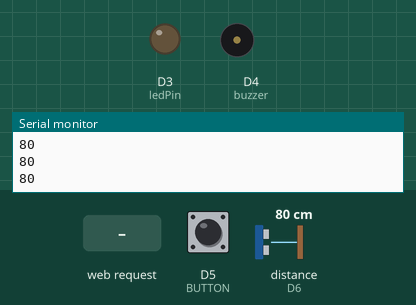
Simulated run of this sketch. Board: ESP8266 (Wemos D1 mini). On the bench: output pins drawn as LEDs (lit = HIGH), buzzer (waves = sounding, pin HIGH), the last lines printed to the serial monitor. Wiring (inferred from the names in the program): ultrasonic range finder: trigger D7; echo D6. The test bench sets the inputs (shaded band); at power-on: D5 (BUTTON) LOW, distance to the obstacle (sensor on D6) 80 cm. The echo pulse lasts 58.3 µs per cm; WiFi joins after 1.5 s; servers stay silent unless stated; pins used as bus, display or sensor lines are not drawn.

Above: at 3.0 s.
3.1 s: HTTP request GET /LED=ON received
At 4.5 s:
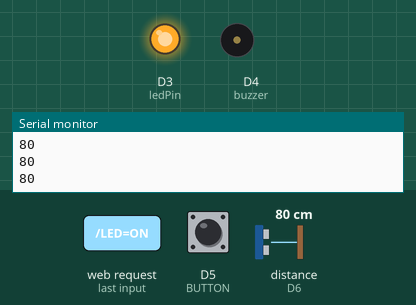
4.8 s: D5 (BUTTON) pulled HIGH for 0.6 s
At 5.4 s:
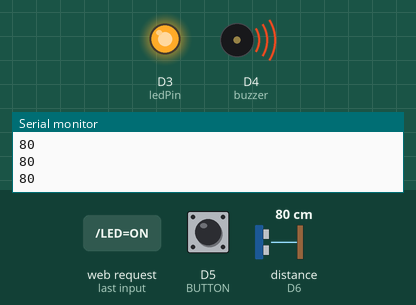
6.9 s: HTTP request GET /LED=OFF received
At 7.8 s:
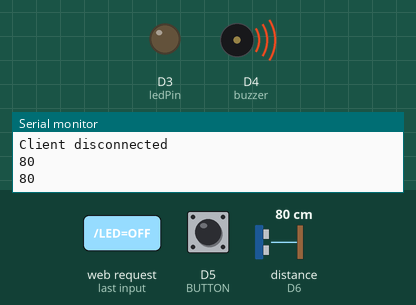
8.4 s: D5 (BUTTON) pulled HIGH for 1 s
At 9.6 s:
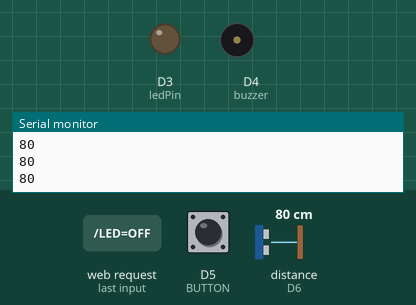
10.9 s: D5 (BUTTON) pulled HIGH for 3.2 s
At 11.4 s:
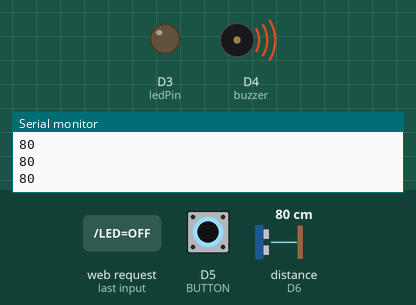
Timing chart, 0 to 13.9 s (numbered marks = the images above; inputs shaded):
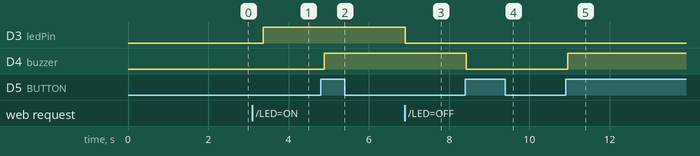

The sketch:

PE1.ino
```cpp
#define echoPin D6 // Echo Pin
#define trigPin D7 // Trigger Pin
#define BUTTON D5 //pushbutton
#define buzzer D4 // buzzer
#define ledPin  D3 // led manually controlled by webserver
unsigned char reading, state = LOW, previous = LOW;// added these characters to make 2 states of pushbutton
#define BLYNK_PRINT Serial
#include <ESP8266WiFi.h>//library for our external app and esp8266 board wemos d1
#include <BlynkSimpleEsp8266.h>


long duration, distance; // Duration used to calculate distance
char auth[] = "QZhxCTcPg4DOvS0HKLpFp_yJU34LWdkT";
char ssid[] = "Pixel_2867";
char pass[] = "12345678"; //using personal hotspot for the project to stay on the same LAN.

BlynkTimer timer;
WiFiServer server(80);


// This function  is used to trigger the sensor
void Ultrasonic(){
  digitalWrite(trigPin, LOW);
delayMicroseconds(2);
digitalWrite(trigPin, HIGH);
delayMicroseconds(10);
digitalWrite(trigPin, LOW);
duration = pulseIn(echoPin, HIGH);
distance = duration/58.2;// We calculated the distance based on the speed of sound and since it was total distance of signal going and coming back, we divided it by 2.
Serial.println(distance);
delay(500);// placing a delay before the next reading.
}

void Practice(){

  if(distance>15){
        Blynk.email("ishaanpuniya@gmail.com", "DOOR UPDATE", "The door just opened");
       Blynk.notify("The Door has been opened");   //Notify used in case you missed the mail

  }
  }
  void Bell(){

     reading = digitalRead(BUTTON);
  if (reading == HIGH && previous == LOW)
  {
    if (state == HIGH){
      state = LOW;
      Blynk.notify("Somebody is at your door"); }  //using notification as a doorbell
    else{
    state = HIGH;}

  }
  digitalWrite(buzzer, state); // buzzer is also used on second bell press in case you missed the notification
  previous = reading;


    }


void setup()
{
Serial.begin (9600);
pinMode(trigPin, OUTPUT);
pinMode(echoPin, INPUT);
Blynk.begin(auth, ssid, pass);
timer.setInterval(1000L, Practice);
pinMode(BUTTON, INPUT);
pinMode(buzzer,OUTPUT);
pinMode(ledPin, OUTPUT);
delay(10);

 //  SETTING UP INTERNET IN WIFI MODULE
  Serial.println();
  Serial.println();
  Serial.print("Connecting to ");
  Serial.println(ssid);
  WiFi.begin(ssid, pass);

  while (WiFi.status() != WL_CONNECTED) {
    delay(500);
    Serial.print(".");
  }
  Serial.println("");
  Serial.println("WiFi connected");

  // Starting the server
  server.begin();
  Serial.println("Server started");

  //  Collecting the IP address from here in order to access our Webserver to control the LED.
  Serial.print("Use this URL : ");
  Serial.print("http://");
  Serial.print(WiFi.localIP());
  Serial.println("/");

}


void loop()
{
Ultrasonic();
Blynk.run();
timer.run();
Practice();
Bell();  // calling all our functions we made earlier in the loop


 WiFiClient client = server.available();
  if (!client) {
    return;
  }

  // Waiting for data by the client
  Serial.println("new client");
  while(!client.available()){
    delay(1);
  }

  // This will read the request sent by us through Webserver
  String request = client.readStringUntil('\r');
  Serial.println(request);
  client.flush();

  // Then we made the code to match the request in order to react to turn the LED on or off.

  int value = LOW;
  if (request.indexOf("/LED=ON") != -1) {
    digitalWrite(ledPin, HIGH);
    value = HIGH;
  }
  if (request.indexOf("/LED=OFF") != -1){
    digitalWrite(ledPin, LOW);
    value = LOW;
  }


  // Then we get a reply back from the server
  client.println("HTTP/1.1 200 OK");
  client.println("Content-Type: text/html");
  client.println(""); //  do not forget this one
  client.println("<!DOCTYPE HTML>");
  client.println("<html>");

  client.print("STATE OF LED PIN: ");

  if(value == HIGH) {
    client.print("On");  // used to detect whether the Light is on or off.
  } else {
    client.print("Off");
  }
  client.println("<br><br>");
  client.println("<br><br>");
  client.println("<b>Click <button><a href=\"/LED=ON\">here</a></button> turn the Lights on  </b><br>");
  client.println("<b>Click <button><a href=\"/LED=OFF\">here</a> </button>turn the Lights off</b><br>");
  client.println("</html>");

  delay(1);
  Serial.println("Client disconnected"); // Disconnecting after turning the Lights on or off
  Serial.println("");


}
```

Measured:
- after the input at 3.1 s, D3 (ledPin): LOW → HIGH after 0.27 s
- after the input at 4.8 s, D4 (buzzer): LOW → HIGH after 0.09 s
- after the input at 6.9 s, D3 (ledPin): HIGH → LOW at once
- after the input at 8.4 s, D4 (buzzer): HIGH → LOW at once
- after the input at 10.9 s, D4 (buzzer): LOW → HIGH after 0.06 s
